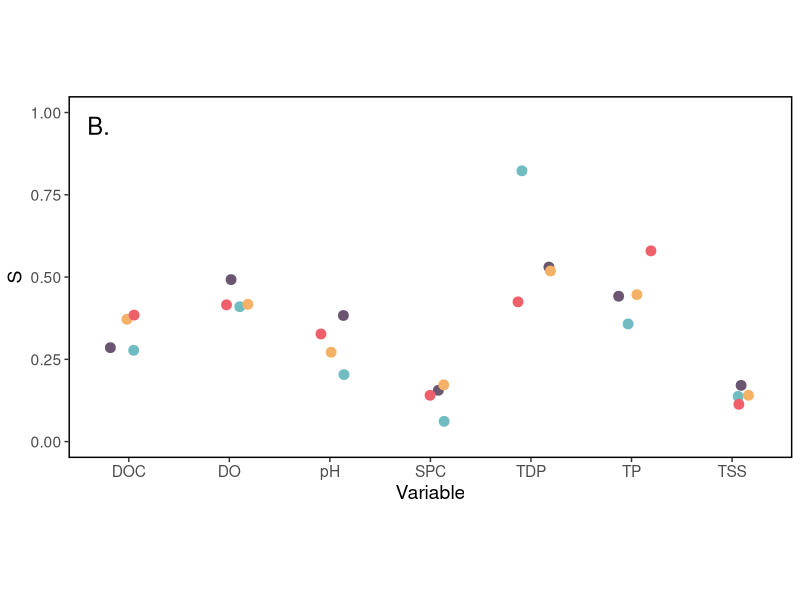
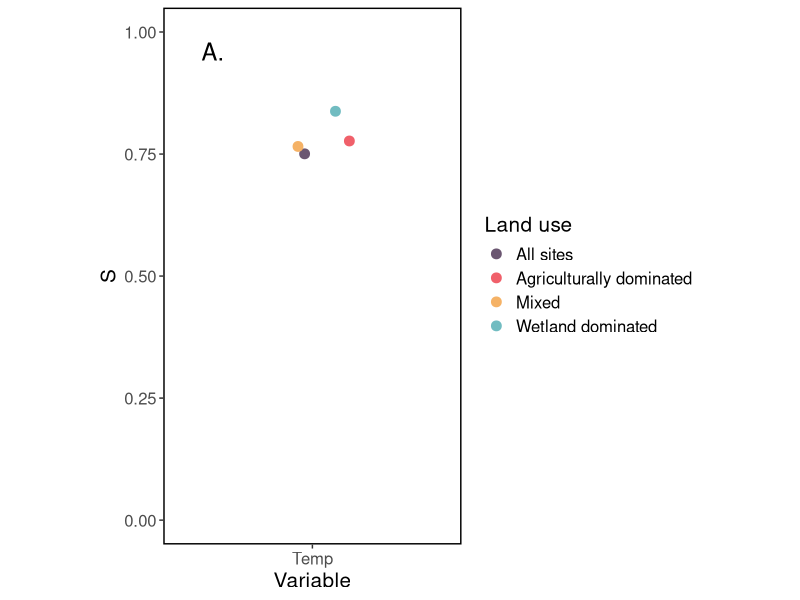
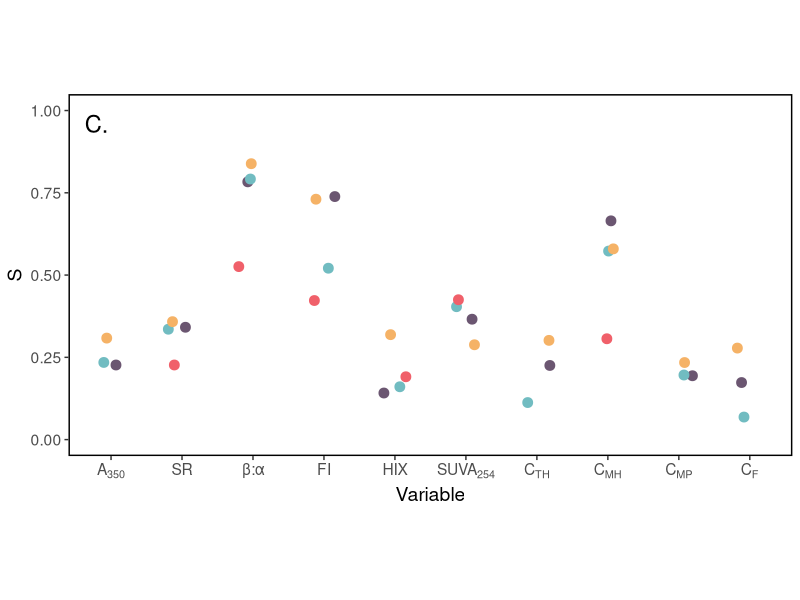
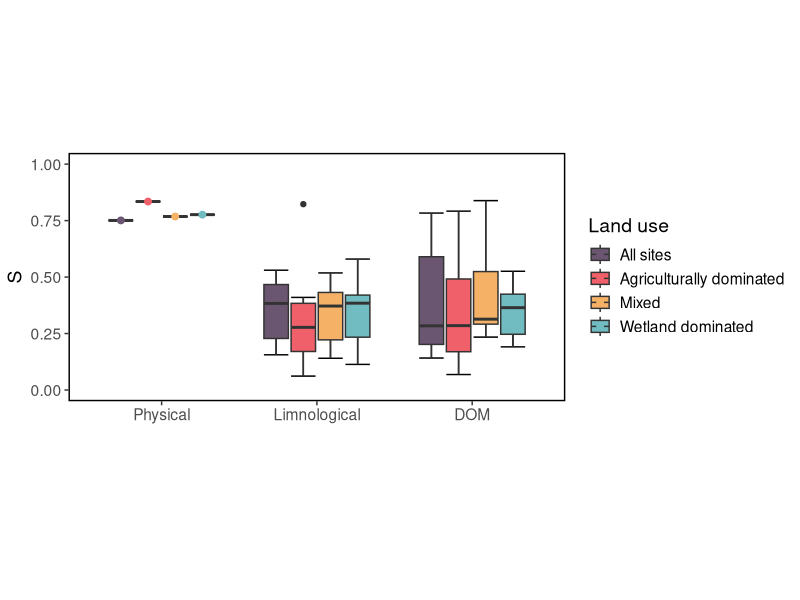
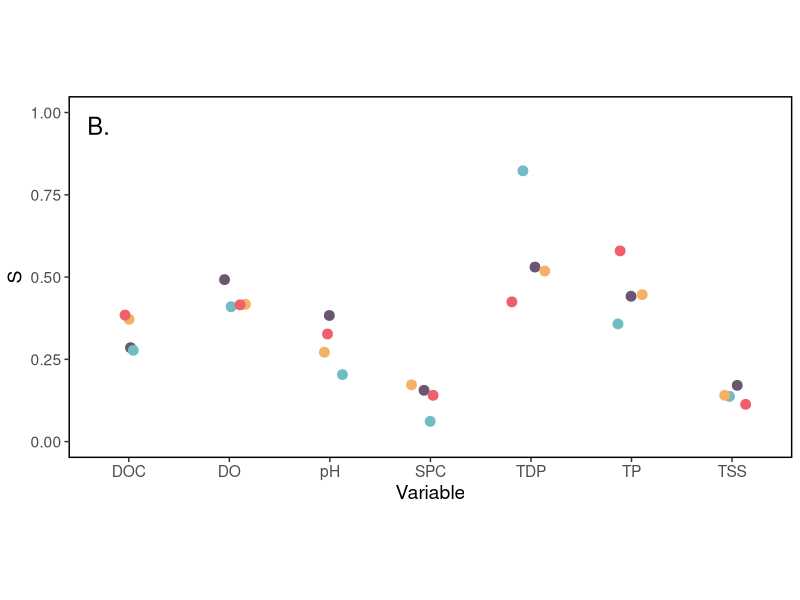
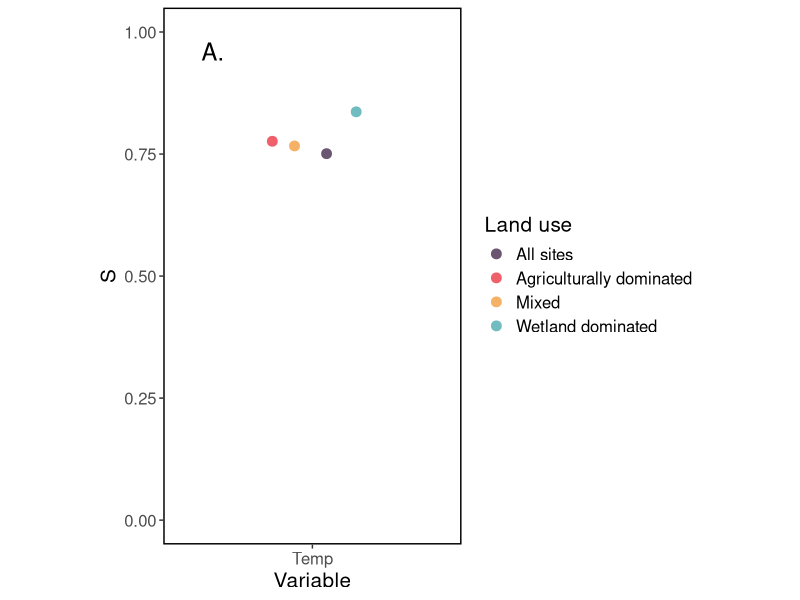
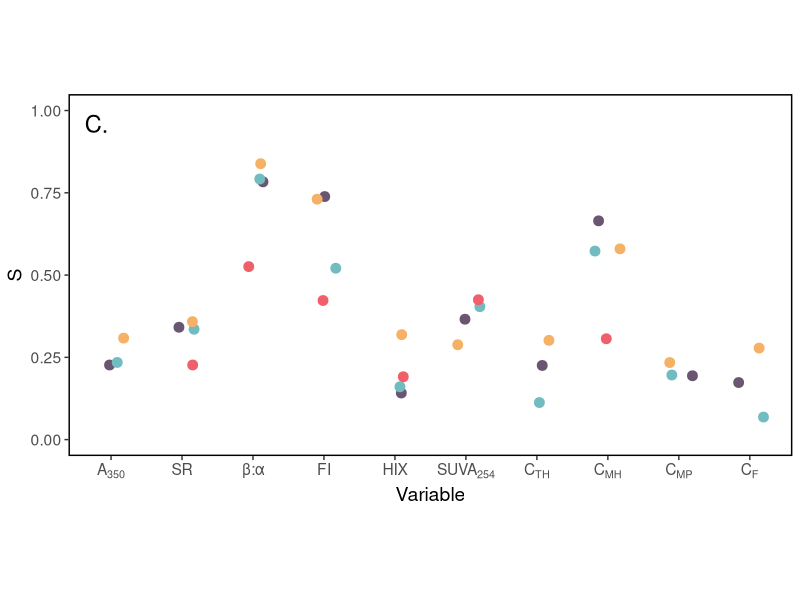
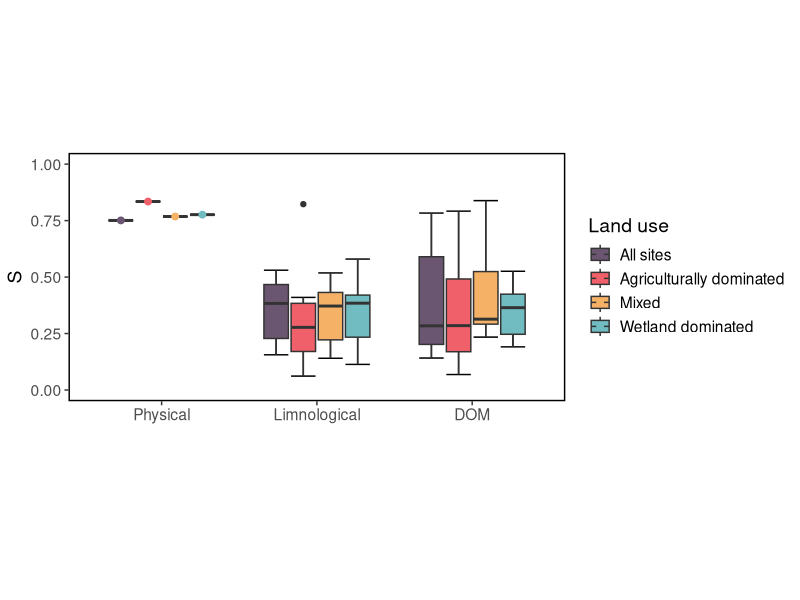

Write R code to recreate these figures, in order. (Note: this script raises an error after producing the figures.)
##Figures from synchrony analysis
#Libraries
library(ggplot2)
library(cowplot)
library(ggpubr)
library(RColorBrewer)

setwd(" ")

#read synchrony output
data<-read.csv(file="Out/synchronyResults_2024Apr18.csv", stringsAsFactors=F)

data$var[which(data$var=="S.COND")]<-"SPC"
data$varGroup<-c(rep("Limnological", times=4), rep("DOM", times=(4*13)), 
                 rep("Limnological", times=(4*5)), rep("Physical", times=4), 
                 rep("Limnological", times=(4*2)), rep("DOM", times=(4*5)))
borderTheme0.5<-theme(panel.grid.major = element_blank(),panel.grid.minor = element_blank(),
                      panel.background = element_rect(colour = "black", size=1, fill=NA), 
                      strip.background = element_blank(), 
                      panel.spacing = unit(0.3, "lines"), axis.ticks.length = unit(0.2, "lines"), 
                      text = element_text(size = 14),legend.background=element_blank(), 
                       axis.text.x=element_text(), aspect.ratio = 0.5, legend.position = "none")
borderTheme0.5Leg<-theme(panel.grid.major = element_blank(),panel.grid.minor = element_blank(),
                      panel.background = element_rect(colour = "black", size=1, fill=NA), 
                      strip.background = element_blank(), 
                      panel.spacing = unit(0.3, "lines"), axis.ticks.length = unit(0.2, "lines"), 
                      text = element_text(size = 14),legend.background=element_blank(), 
                      axis.text.x=element_text(), legend.key=element_blank(), aspect.ratio = 0.5)

borderTheme1<-theme(panel.grid.major = element_blank(),panel.grid.minor = element_blank(),
                      panel.background = element_rect(colour = "black", size=1, fill=NA), 
                      strip.background = element_blank(), 
                      panel.spacing = unit(0.3, "lines"), axis.ticks.length = unit(0.2, "lines"), 
                      text = element_text(size = 15),legend.background=element_blank(), 
                      axis.text.x=element_text(), aspect.ratio = 0.3,
                      legend.key=element_blank(),legend.position = "none")

borderTheme1.5<-theme(panel.grid.major = element_blank(),panel.grid.minor = element_blank(),
                      panel.background = element_rect(colour = "black", size=1, fill=NA), 
                      strip.background = element_blank(), 
                      panel.spacing = unit(0.3, "lines"), axis.ticks.length = unit(0.2, "lines"), 
                      text = element_text(size = 15),legend.background=element_blank(), 
                      axis.text.x=element_text(), aspect.ratio = 1.8,
                      legend.key=element_blank())
borderThemeBox<-theme(panel.grid.major = element_blank(),panel.grid.minor = element_blank(),
                      panel.background = element_rect(colour = "black", size=1, fill=NA), 
                      strip.background = element_blank(), 
                      panel.spacing = unit(0.3, "lines"), axis.ticks.length = unit(0.2, "lines"), 
                      text = element_text(size = 15),legend.background=element_blank(), 
                      axis.text.x=element_text(), aspect.ratio = 0.2)

#variables that were in dataset but were not included in analysis
rmVars<-c("CHL", "SRP", "PC1", "PC2", "C1", "C2", "C3", "C4", "C5", "C6", "C7", "E280", "A254")
for(i in 1:length(rmVars)){
  data<-data[which(data$var!=rmVars[i]), ]
}


dataSub<-data[which(data$pVal < 0.05),] #susbet for statistically significant data only, using p value from synchrony analysis 
cols<-c("#6B5671",  "#F0606A", "#F5B266", "#71BCC1")
brewer.pal(n = 8, name = "YlGn")

#write.csv(dataSub, "Out/significantSynchResults.csv", row.names=F)
Limno<-dataSub[dataSub$varGroup=="Limnological",]
Limno$LUgroup_f<-factor(Limno$LUgroup, levels=c("allsites", "agDominated", "mixed", "wetDominated"))
Physical<-dataSub[dataSub$varGroup=="Physical",]
Physical$LUgroup_f<-factor(Physical$LUgroup, levels=c("allsites", "agDominated", "mixed", "wetDominated"))
DOM<-dataSub[dataSub$varGroup=="DOM",]
DOM$LUgroup_f<-factor(DOM$LUgroup, levels=c("allsites", "agDominated", "mixed", "wetDominated"))

Limno$var_f<-factor(Limno$var, levels=unique(Limno$var))
Lim<-ggplot(data = Limno, aes(x=var_f, y=S, group=LUgroup_f))+
  geom_jitter(size=3, alpha=1, aes(color = LUgroup_f), width=0.2)+
  scale_colour_manual("Land use", values=cols, labels=c("All sites", "Agriculturally dominated", "Mixed", "Wetland dominated"))+
  scale_y_continuous(limits=c(0,1), breaks=seq(0,1, 0.25))+
  scale_x_discrete("Variable")+
  annotate("text", x=0.7, y=0.96, label= "B.", size=6)+
  borderTheme0.5
Lim
ggsave(filename = "Figures/SynchronyLimnoVars_20240823.png", plot=Lim, width = 6, height = 3, units= "in", device='png', dpi=320)

Physical$var_f<-factor(Physical$var, levels=unique(Physical$var))
Phys<-ggplot(data = Physical, aes(x=var, y=S, group=LUgroup_f))+
  geom_jitter(size=3, alpha=1,aes(color = LUgroup_f), width=0.2)+
  scale_colour_manual("Land use",values=cols, labels=c("All sites", "Agriculturally dominated", "Mixed", "Wetland dominated"))+
  scale_y_continuous(limits=c(0,1), breaks=seq(0,1, 0.25))+
  scale_x_discrete("Variable", labels=c("Temp"))+
  annotate("text", x=0.6, y=0.96, label= "A.", size=6)+
  borderTheme1.5
Phys  
ggsave(filename = "Figures/SynchronyPhysVars_20240823.png", plot=Phys, width = 9, height = 3, units= "in", device='png', dpi=320)

DOM$var_f<-factor(DOM$var, levels=unique(DOM$var))
pDOM<-ggplot(data = DOM, aes(x=var_f, y=S, group=LUgroup_f))+
  geom_jitter(size=3, alpha=1, aes(color = LUgroup_f), width=0.2)+
  scale_colour_manual("Land use",values=cols, labels=c("All sites", "Agriculturally dominated", "Mixed", "Wetland dominated"))+
  scale_y_continuous(limits=c(0,1), breaks=seq(0,1, 0.25))+
  scale_x_discrete("Variable", labels=c(expression("A"[350]), "SR", "\u03B2:\u03B1", "FI", "HIX", expression("SUVA"[254]), expression( "C"[TH]),expression("C"[MH]),expression("C"[MP]), expression("C"[F])))+
  annotate("text", x=0.8, y=0.96, label= "C.", size=6)+
  borderTheme0.5
pDOM
ggsave(filename = "Figures/SynchronyDOMVars_20240823.png", plot=pDOM, width =9, height = 3, units= "in", device='png', dpi=320)


dataSub$LUgroup_f<-factor(dataSub$LUgroup, levels=unique(dataSub$LUgroup))
dataSub$varGroup_f<-factor(dataSub$varGroup, levels=c("Physical", "Limnological", "DOM"))
mypoints<-dataSub[which(dataSub$varGroup_f=="Physical"), ]

pdata<-ggplot(data = dataSub, aes(x=varGroup_f, y=S, fill=LUgroup_f))+
  stat_boxplot(geom ='errorbar', width = 0.7)+
  geom_boxplot(alpha=1, width=0.7, )+
  scale_fill_manual("Land use",values=cols, labels=c("All sites", "Agriculturally dominated", "Mixed", "Wetland dominated"))+
  scale_color_manual("Land use",values=cols, labels=c("All sites", "Agriculturally dominated", "Mixed", "Wetland dominated"))+
  scale_y_continuous(limits=c(0,1), breaks=seq(0,1, 0.25))+
  scale_x_discrete(" ")+
  geom_point(data=mypoints, position=position_dodge(width=0.7), aes(color=LUgroup_f), size=2)+
  borderTheme0.5Leg
pdata
ggsave(filename = "Figures/SynchronyBox_20240823.png", plot=pdata, width = 6, height = 3, units= "in", device='png', dpi=320)



###Maps
library(raster)
library(sf)
provinces <- getData(country="Canada", level=1)
USA<-getData(country="USA", level=0)
#format CA and USA data
    ON<-provinces[provinces@data$NAME_1=="Ontario", ]
    prov<-st_as_sf(provinces)
    simp_prov<-st_simplify(prov,preserveTopology=TRUE,dTolerance=5000)
    ON<-st_as_sf(ON)
    simp_ON<-st_simplify(ON,preserveTopology=TRUE,dTolerance=5000)
    USA<-st_as_sf(USA)
    simp_USA<-st_simplify(USA,preserveTopology=TRUE,dTolerance=5000)
    mp1<-ggplot(data=simp_ON)+geom_sf()+coord_sf(crs=st_crs(ON))+theme_bw()

#Open coords for sites, create a box
siteLU<-read.csv(file="Out/landUseGroups.csv", stringsAsFactors=F)
site_coords<-read.csv(file="rawData/streamLatLon.csv", stringsAsFactors=F)
site_coords$Group<-0
#loop over to add land use group to coordinate data
for(i in 1:nrow(site_coords)){
  site_coords$Group[i]<-siteLU$landUse[which(siteLU$SiteNum==site_coords$num_id[i])]
}
yLim<-range(site_coords$lat)
y_coords<-c((yLim[1]-0.2), (yLim[2]+0.2))
xLim<-range(site_coords$lon)
x_coords<-c((xLim[1]-0.2), (xLim[2]+0.2))
poly1<-sp::Polygon(cbind(x_coords,y_coords))
rect <- data.frame(
  x = c((xLim[2]-3.7), (xLim[2]+0.5), (xLim[2]+0.5), (xLim[2]-3.7)),
  y = c((yLim[1]-0.5), (yLim[1]-0.5), (yLim[2]+0.5), (yLim[2]+0.5))
)
poly1<-sp::Polygon(rect)
firstPoly <- sp::Polygons(list(poly1), ID = "A")
myBox<-sp::SpatialPolygons(list(firstPoly))
myBox1<-st_as_sf(myBox)
st_crs(myBox1)<-st_crs(simp_prov)
can<-ggplot(data=simp_prov)+geom_sf(fill="white", color="grey")+coord_sf(crs=st_crs(simp_prov))#+theme_minimal()
can1<-can+geom_sf(data=simp_USA, fill="white", color="grey")+scale_x_continuous(limits=c(-170,-50))+
  scale_y_continuous(limits=c(25,85))+theme_light(base_size=13)
can2<-can1+geom_sf(data=simp_ON, fill="white", color="black")
can3<-can2+geom_sf(data=myBox1, fill=NA, color="black", size=1)
#ggsave(filename = "Figures/LargeMap.png", plot=can3, width = 4, height = 3.2, units= "in", device='png', dpi=320)

#inset map of points
streams <- data.frame(ID =site_coords$num_id,
                     x = site_coords$lon,
                     y = site_coords$lat, 
                     LU=site_coords$Group)
ranX<-range(rect$x)
ranY<-range(rect$y)
mCols<-cols[2:4]
streams$LU_f<-factor(streams$LU, levels=c("agDominated", "mixed", "wetDominated"))
ont<-ggplot(data=simp_ON)+geom_sf(fill="white", color="grey")+coord_sf(crs=st_crs(simp_prov))+
  theme_light(base_size=14)+scale_x_continuous(" ", limits=c(ranX[1], ranX[2]))+
  scale_y_continuous(" ",limits=c(ranY[1], ranY[2]))+
  geom_point(data = streams, aes(x = x, y = y, color=LU_f), size=2)+scale_color_manual("Land use", values=mCols,labels=c("Agriculturally dominated", "Mixed", "Wetland dominated"))
ont
#ggsave(filename = "Figures/OntarioMap.png", plot=ont, width = 5.5, height = 3, units= "in", device='png', dpi=320)
